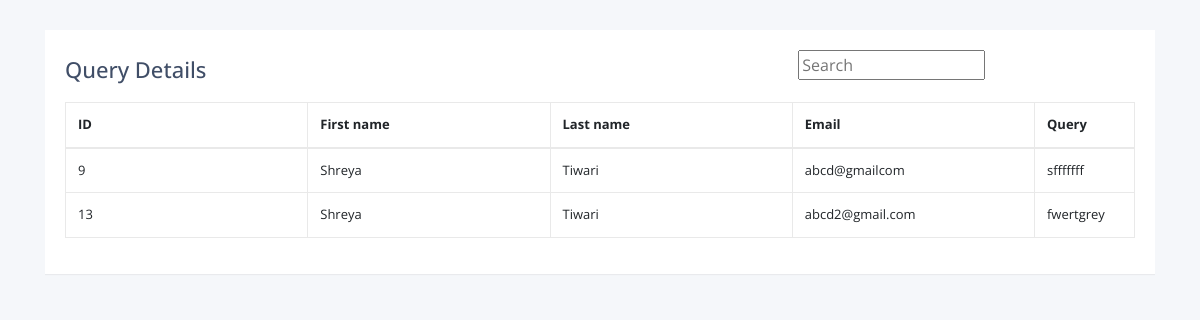
Page /contactus.php on the committed database.
### tables this page shows
CREATE TABLE `contactus` (
  `ID` int(3) NOT NULL,
  `First Name` text NOT NULL,
  `Last Name` text NOT NULL,
  `Email` varchar(500) NOT NULL,
  `Message` mediumtext NOT NULL
);

### contactus.php (the view, shortened to what this page needs)
<?php
include('connection.php');
?>
<!DOCTYPE html>
<html lang="en">
<head>
<link rel="stylesheet" href="https://stackpath.bootstrapcdn.com/bootstrap/4.5.0/css/bootstrap.min.css">
<link rel="stylesheet" href="https://maxcdn.bootstrapcdn.com/font-awesome/4.7.0/css/font-awesome.min.css">
</head>
<body>
<div class="container-lg">
    <div class="table-responsive">
        <div class="table-wrapper">
            <div class="table-title">
                <div class="row">
                    <div class="col-sm-8"><h2>Query Details</b></h2></div> <div class="col-sm-4">
                    <input id="search" name="name" class="input-text js-input" type="text" placeholder="Search " required  />
                    </div>
                </div>
            </div>
            <?php
                $query = "SELECT * FROM contactus";
                $query_run = mysqli_query($conn, $query);
            ?>
             <table class="table table-bordered">
                <thead>
                    <tr>
                    <th> ID </th>
                    <th> First name </th>
                    <th> Last name </th>
                    <th> Email</th>
                    <th>Query</th>
                    </tr>
                </thead>
                    <tbody id="cont">
                    <?php
                        if(mysqli_num_rows($query_run) > 0)
                        {
                            while($row = mysqli_fetch_assoc($query_run))
                            {
                        ?>
                            <tr>
                                <td><?php  echo $row['ID']; ?></td>
                                <td><?php  echo $row['First Name']; ?></td>
                                <td><?php  echo $row['Last Name']; ?></td>
                                <td><?php  echo $row['Email']; ?></td>
                                <td ><?php  echo $row['Message']; ?></td>
                        </tr>
                        <?php
                            }
                        }
                        else {
                            echo "No Record Found";
                        }
                        ?>
                </tbody>
            </table>
        </div>
    </div>
</div>
</body>
</html>

### contactus.php (style rules this page uses)
body { color: #404E67; background: #F5F7FA; font-family: 'Open Sans', sans-serif; }
.table-wrapper { table-layout: auto; width: 100%; margin: 30px auto; background: #fff; padding: 20px; box-shadow: 0 1px 1px rgba(0,0,0,.05); }
.table-title { padding-bottom: 10px; margin: 0 0 10px; }
.table-title h2 { margin: 6px 0 0; font-size: 22px; }
table.table { table-layout: fixed; }
table.table tr th, table.table tr td { border-color: #e9e9e9; font-size: 13px; }
table.table th:last-child { width: 100px; }

### rows in the picture
contactus: ID "9", First Name "Shreya", Last Name "Tiwari", Email "abcd@gmailcom", Message "sfffffff"
contactus: ID "13", First Name "Shreya", Last Name "Tiwari", Email "abcd2@gmail.com", Message "fwertgrey"
